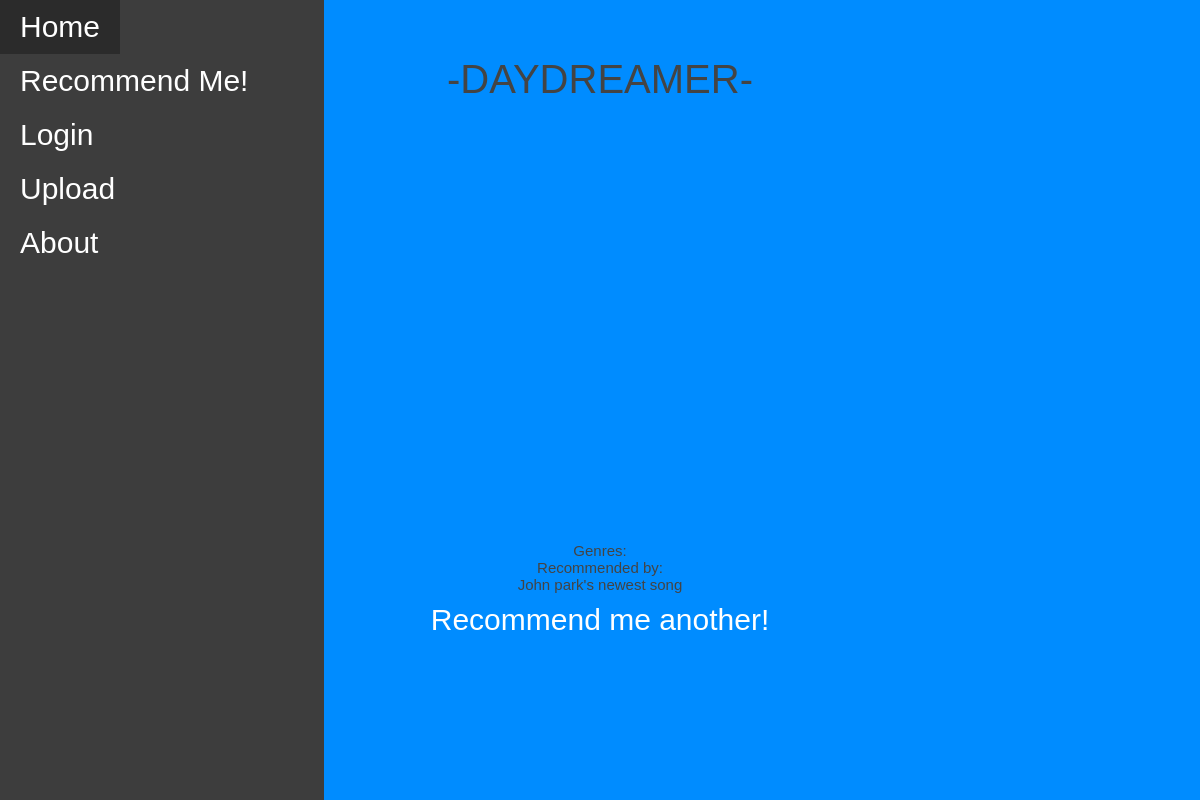
/recommendation/8, run on an earlier commit of the app's database.
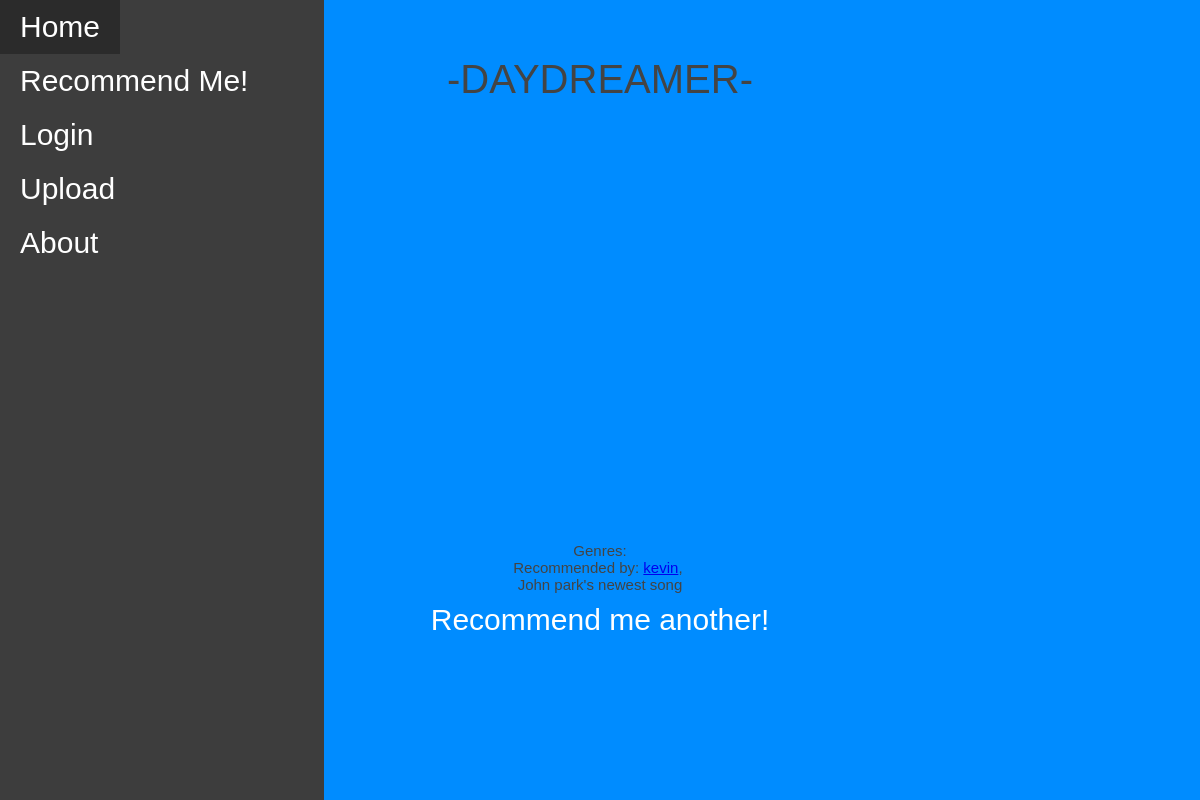
And on a later commit of the database.
### models.py (models this page shows)
class User(db.Model):
    __tablename__ = 'User'
    id = db.Column(db.Integer, primary_key=True)
    userName = db.Column(db.String())
    passWord = db.Column(db.String())
    bio = db.Column(db.String())
    favGenre = db.Column(db.Integer, db.ForeignKey('Genre.id'))
    recommendations = db.relationship('Recommendation', secondary=RecommendationUser, back_populates='users')
    def __repr__(self):
        return self.userName

### app.py (the view)
@app.route('/recommendation/<int:id>', methods=["GET", "POST"])  # selects random music then recommends to user
def recommendation(id):
    logged= False
    recommend = models.Recommendation.query.filter_by(id=id).first_or_404()  # retrivees the randomly picked song/id
    if recommend.songType == 1:
        type_link = 1
    if recommend.songType == 2:
        type_link = 2
    if "user" in session:
        username = session["user"]
        logged = True
        id = session.get("user_id")
        return render_template("recommendation.html", recommend = recommend, type_link = type_link, title="Recommendation", username=username, logged=logged, id=id)
    print(recommend)
    return render_template("recommendation.html", recommend = recommend, type_link = type_link, title="Recommendation", logged=logged)

### templates/recommendation.html (shortened to what this page needs)
{% extends 'layout.html' %}
{% block content %}
<body>
  <br>
    <div class="ontop" >
      <p class="title">-{{ recommend.name }}-</p>
      <br>
      {% if type_link == 2 %}
        <iframe src="https://open.spotify.com/embed/track/{{ recommend.songUrl }}" width="50%" height="380" frameBorder="0" allowtransparency="true" allow="encrypted-media"></iframe>
      {% endif %}
        <br>
      Genres: {% for genre in recommend.genres %}<a href="/genre/{{ genre.id }}">{{ genre }}</a>,&nbsp;{% endfor %}
      <br>
      Recommended by: {% for user in recommend.users %}<a href="/profile/{{ user.id }}">{{ user }}</a>,&nbsp;{% endfor %}
      <br>
      {{ recommend.description }}
      <br>
      <a href="/randomiser" class="button">Recommend me another!</a>
    </div>
  <br>
</body>
{% endblock %}

What changed in the data, as far as the page shows it:
now on this page (row edited): User: userName "kevin"
